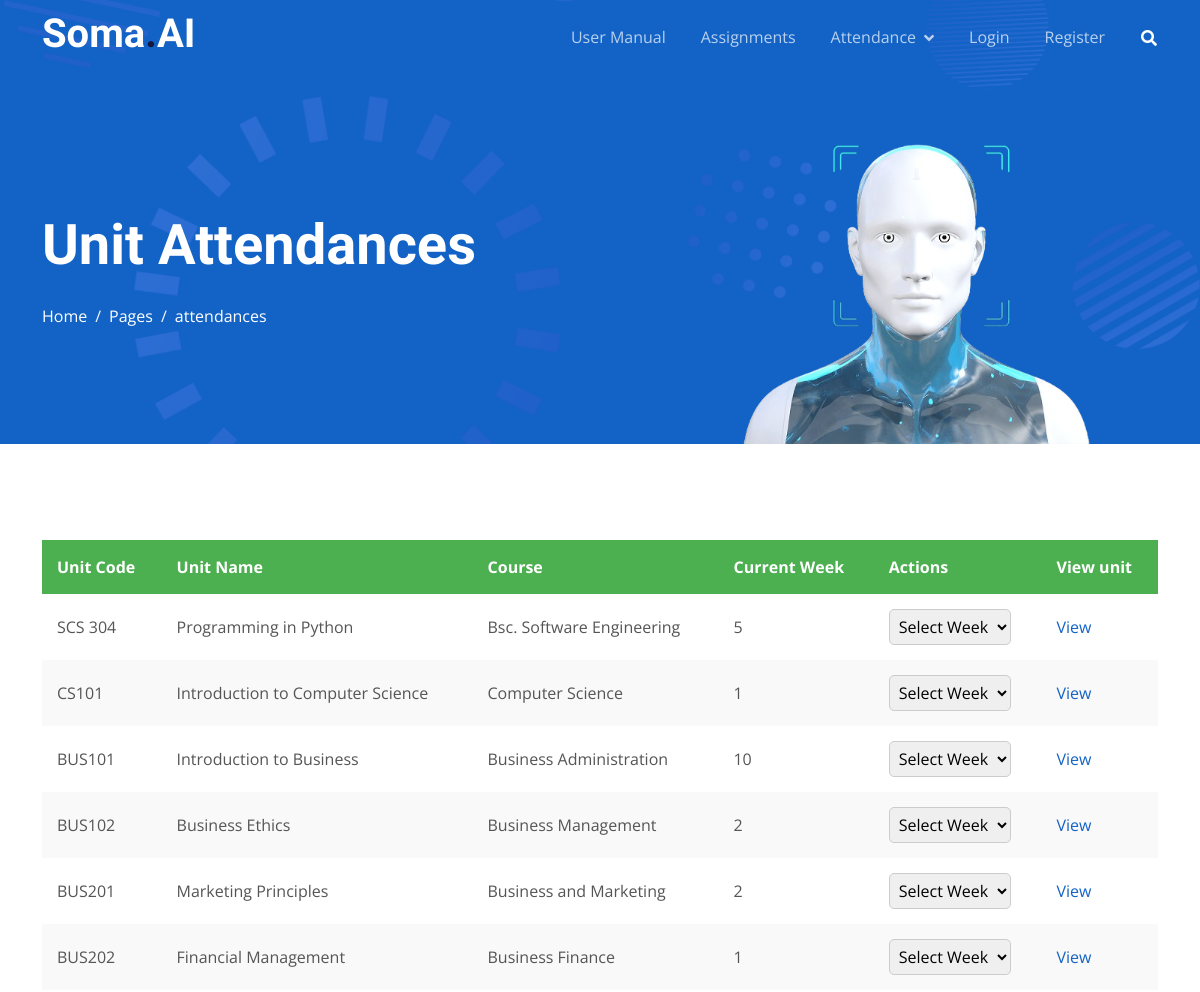
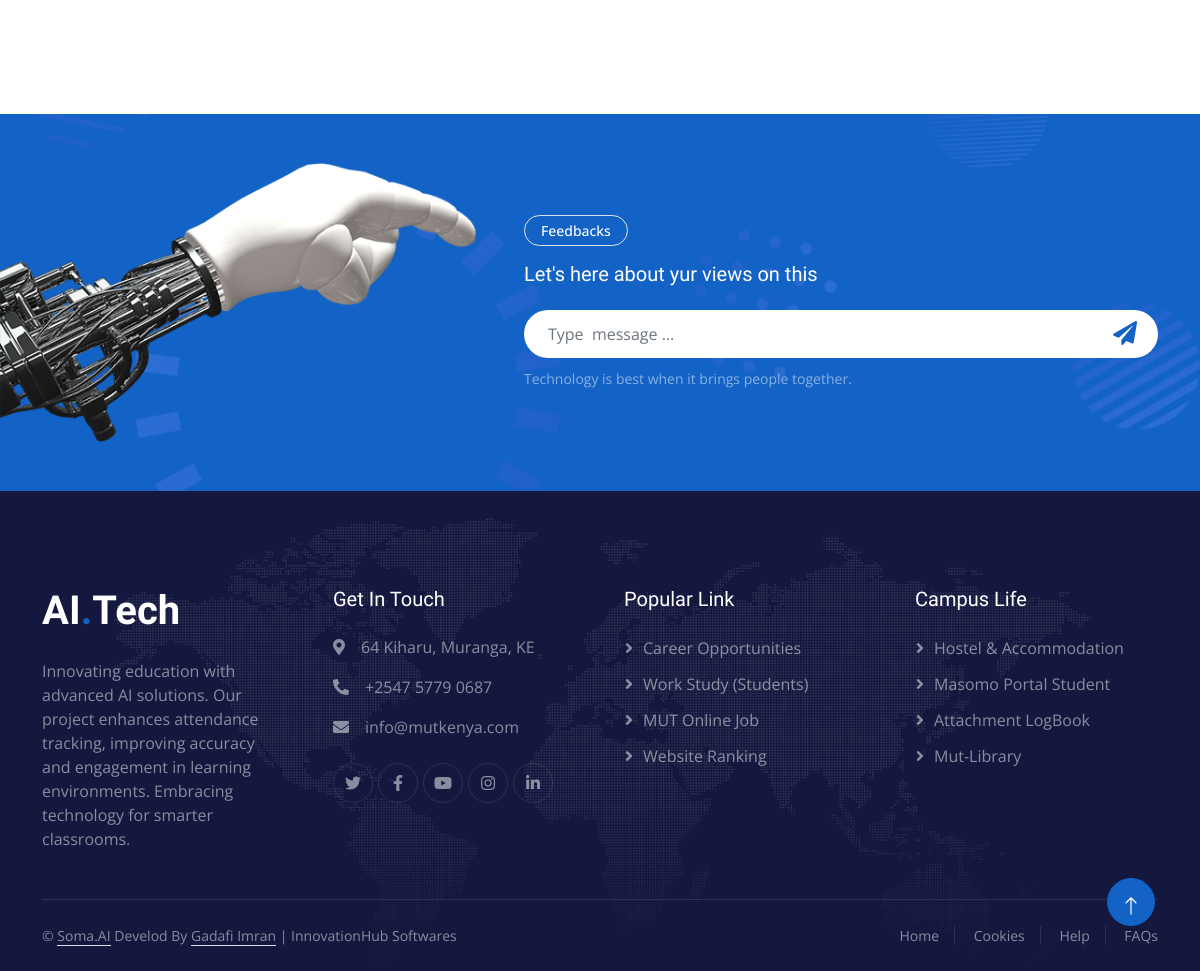
/units/, run on the app's committed database (2 pictures, top to bottom).
### attendance/models.py (models this page shows, shortened)
class Unit(models.Model):
    unit_code = models.CharField(max_length=10, unique=True)
    unit_name = models.CharField(max_length=200)
    course = models.CharField(max_length=200)  # Assuming this is just the name of the course here
    semester = models.CharField(max_length=20)  # e.g., 'Semester 1', 'Semester 2'
    year_of_study = models.IntegerField()  # e.g., 1st year, 2nd year, etc.
    lecturer = models.ForeignKey(LecturerProfile, on_delete=models.CASCADE, limit_choices_to={'role': 'lecturer'})
    current_week = models.CharField(max_length=2,null=True, blank=False, default='1')  # Tracks the current week students can sign for

### attendance/views.py (the view)
# urls.py: path('units/', views.unit_list, name='unit_list'),
def unit_list(request):
    units = Unit.objects.all()
    weeks = list(range(1, 11))  # Create a list of weeks from 1 to 1
    return render(request, 'units/unit_list.html', {'units': units, 'weeks': weeks})

### templates/units/unit_list.html (shortened to what this page needs)
{% extends 'base.html' %}
{% load static %}
{% block content %}
    <div class="container-fluid pt-5 bg-primary hero-header">
        <div class="container pt-5">
            <div class="row g-5 pt-5">
                <div class="col-lg-6 align-self-center text-center text-lg-start mb-lg-5">
                    <h1 class="display-4 text-white mb-4 animated slideInRight">Unit Attendances  </h1>
                    <nav aria-label="breadcrumb">
                        <ol class="breadcrumb justify-content-center justify-content-lg-start mb-0">
                            <li class="breadcrumb-item"><a class="text-white" href="#">Home</a></li>
                            <li class="breadcrumb-item"><a class="text-white" href="#">Pages</a></li>
                            <li class="breadcrumb-item text-white active" aria-current="page">attendances </li>
                        </ol>
                    </nav>
                </div>
                <div class="col-lg-6 align-self-end text-center text-lg-end">
                    <img class="img-fluid" src="{% static 'img/hero-img.png'%}" alt="" style="max-height: 300px;">
                </div>
            </div>
        </div>
    </div>
    <div class="container-fluid py-5">
        <div class="container py-5">
            <div class="row justify-content-center">
                <div class="col-lg-12">
        <div class="table-responsive">
                <table>
                    <thead>
                        <tr>
                            <th>Unit Code</th>
                            <th>Unit Name</th>
                            <th>Course</th>
                            <th>Current Week</th>
                            <th>Actions</th>
                            <th>View unit</th>
                        </tr>
                    </thead>
                    <tbody>
                        {% for unit in units %}
                            <tr>
                                <td>{{ unit.unit_code }}</td>
                                <td>{{ unit.unit_name }}</td>
                                <td>{{ unit.course }}</td>
                                <td>{{unit.current_week}} </td>
                                <td>
                                    <select id="week-select-{{ unit.id }}" onchange="handleWeekSelect(this);" data-current-week="{{unit.current_week}}">
                                        <option value="">Select Week</option>
                                    </select>
                                </td>
                                <td><a href="{% url 'unit_specific_attendance_detailed' unit.id %}">View</a></td>
                            </tr>
                        {% empty %}
                            <tr>
                                <td colspan="6">No units available.</td>
                            </tr>
                        {% endfor %}
                    </tbody>
                </table>
            </div>
            </div>
        </div>
    </div>
</div>
{% endblock %}

### static/css/style.css (style rules this page uses)
:root { --primary: #1363C6; --secondary: #15ACE1; --light: #F4F7FE; --dark: #14183E; }
h1, h2, h3, .fw-bold { font-weight: 700 !important; }
.hero-header { margin-top: -75px; background: url(../img/bg-hero.png) center center no-repeat; background-size: cover; }
.hero-header .breadcrumb-item+.breadcrumb-item::before { color: var(--light); }

### templates/units/unit_list.html (style rules this page uses)
table { width: 100%; border-collapse: collapse; margin-bottom: 20px; border-radius: 50px 50px 0px 0px; }
table th, table td { padding: 15px; text-align: left; }
table th { background-color: #4CAF50; color: #fff; }
table tr:nth-child(even) { background-color: #f9f9f9; }
select { padding: 5px; border-radius: 5px; border: 1px solid #ccc; }

### data on the page
Unit: unit_code "SCS 304", unit_name "Programming in Python", course "Bsc. Software Engineering", current_week "5"
Unit: unit_code "CS101", unit_name "Introduction to Computer Science", course "Computer Science", current_week "1"
Unit: unit_code "BUS101", unit_name "Introduction to Business", course "Business Administration", current_week "10"
Unit: unit_code "BUS102", unit_name "Business Ethics", course "Business Management", current_week "2"
Unit: unit_code "BUS201", unit_name "Marketing Principles", course "Business and Marketing", current_week "2"
Unit: unit_code "BUS202", unit_name "Financial Management", course "Business Finance", current_week "1"
